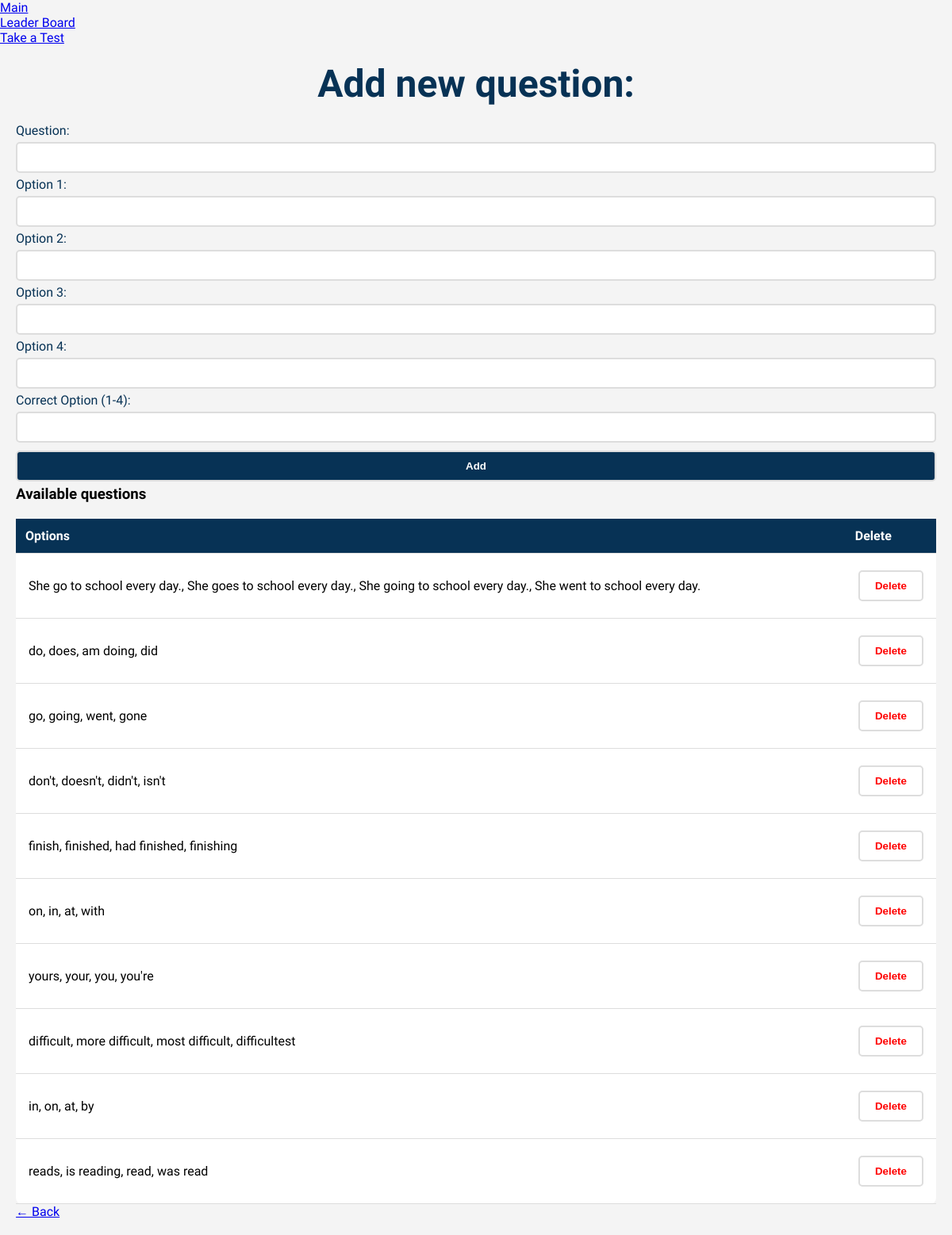
The page /admin (signed in) on the database its author committed.
### tables this page shows
CREATE TABLE questions (
    id INTEGER PRIMARY KEY AUTOINCREMENT,
    question TEXT NOT NULL,
    option1 TEXT NOT NULL,
    option2 TEXT NOT NULL,
    option3 TEXT NOT NULL,
    option4 TEXT NOT NULL,
    togri INTEGER NOT NULL
);

### app.py (the view, shortened to what this page needs)
@app.route("/admin", methods=["GET", "POST"])
def admin_panel():
    if not is_admin():
        return "You do not have admin rights!"
    conn = conn_databaza()
    cursor = conn.cursor()
    cursor.execute("SELECT * FROM questions")
    questions = cursor.fetchall()
    conn.close()
    return render_template("admin.html", questions=questions)

### app.py (called while the page is built)
def is_admin():
    return "user_id" in session and session.get("is_admin") == 1

def conn_databaza():
    conn = sqlite3.connect("users.db")
    conn.row_factory = sqlite3.Row
    return conn

### templates/admin.html (shortened to what this page needs)
<!DOCTYPE html>
<html lang="en">
<head>
    <link rel="stylesheet" href="https://cdn.jsdelivr.net/npm/@picocss/pico@1/css/pico.min.css">
    <link rel="stylesheet" href="/static/admin.css">
</head>
<body>
    <nav class="container">
        <ul>
            <li><a href="/">Main</a></li>
        </ul>
        <ul>
            <li><a href="/leaderboard">Leader Board</a></li>
            <li><a href="/test-cover">Take a Test</a></li>
        </ul>
    </nav>
    <main class="container">
        <section>
            <hgroup>
                <h2>Add new question:</h2>
            </hgroup>
            <form method="POST" onsubmit="return confirmAdd(this);">
                <label for="question">Question:</label>
                <input type="text" id="question" name="question" required>
                <label for="option1">Option 1:</label>
                <input type="text" id="option1" name="option1" required>
                <label for="option2">Option 2:</label>
                <input type="text" id="option2" name="option2" required>
                <label for="option3">Option 3:</label>
                <input type="text" id="option3" name="option3" required>
                <label for="option4">Option 4:</label>
                <input type="text" id="option4" name="option4" required>
                <label for="correct_option">Correct Option (1-4):</label>
                <input type="number" id="correct_option" name="togri" min="1" max="4" required>
                <button type="submit">Add</button>
            </form>
        </section>
        <section>
            <h3>Available questions</h3>
            <table>
                <thead>
                    <tr>
                        <th>Options</th>
                        <th>Delete</th>
                    </tr>
                </thead>
                <tbody>
                    {% for question in questions %}
                    <tr>
                        <td>{{ question["option1"] }}, {{ question["option2"] }}, {{ question["option3"] }}, {{ question["option4"] }}</td>
                        <td>
                            <form action="{{ url_for('delete_question', question_id=question['id']) }}" method="POST" onsubmit="return confirmDelete(this);">
                                <button class="del" type="submit">Delete</button>
                            </form>
                        </td>
                    </tr>
                    {% endfor %}
                </tbody>
            </table>
            <a href="/" role="button">← Back</a>
        </section>
    </main>
</body>
</html>

### static/admin.css (style rules this page uses)
*, html { box-sizing: border-box; margin: 0; padding: 0; }
.container { max-width: 1200px; margin: 0 auto; }
body { font-family: 'Mulish', sans-serif; margin: 0; padding: 0; background: #f4f4f4; }
main { padding: 20px; }
h2 { text-align: center; margin-bottom: 1.3rem; font-weight: 800; font-size: 3rem; color: #073255; }
input, button { width: 100%; padding: 10px; margin: 5px 0; border: 2px solid #ddd; border-radius: 5px; }
input { background-color: white; }
button { background: #073255; color: white; font-weight: bold; cursor: pointer; }
.del { background-color: white; color: red; }
table { width: 100%; border-collapse: collapse; background: white; margin-top: 20px; border-radius: 8px; }
table th { padding: 12px; border-bottom: 1px solid #ddd; text-align: left; }
table th { background: #073255; color: white; }
td { padding: 1rem; border-bottom: 1px solid #ddd; text-align: left; color: black; }
label { color: #073255; }

### rows shown on the page
questions: option1 "She go to school every day.", option2 "She goes to school every day.", option3 "She going to school every day.", option4 "She went to school every day."
questions: option1 "do", option2 "does", option3 "am doing", option4 "did"
questions: option1 "go", option2 "going", option3 "went", option4 "gone"
questions: option1 "don't", option2 "doesn't", option3 "didn't", option4 "isn't"
questions: option1 "finish", option2 "finished", option3 "had finished", option4 "finishing"
questions: option1 "on", option2 "in", option3 "at", option4 "with"
questions: option1 "yours", option2 "your", option3 "you", option4 "you're"
questions: option1 "difficult", option2 "more difficult", option3 "most difficult", option4 "difficultest"
questions: option1 "in", option2 "on", option3 "at", option4 "by"
questions: option1 "reads", option2 "is reading", option3 "read", option4 "was read"
